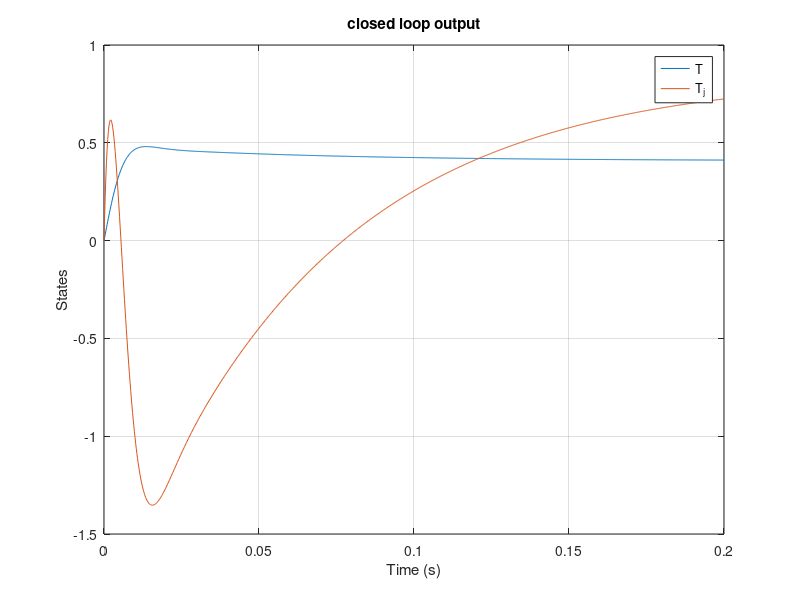
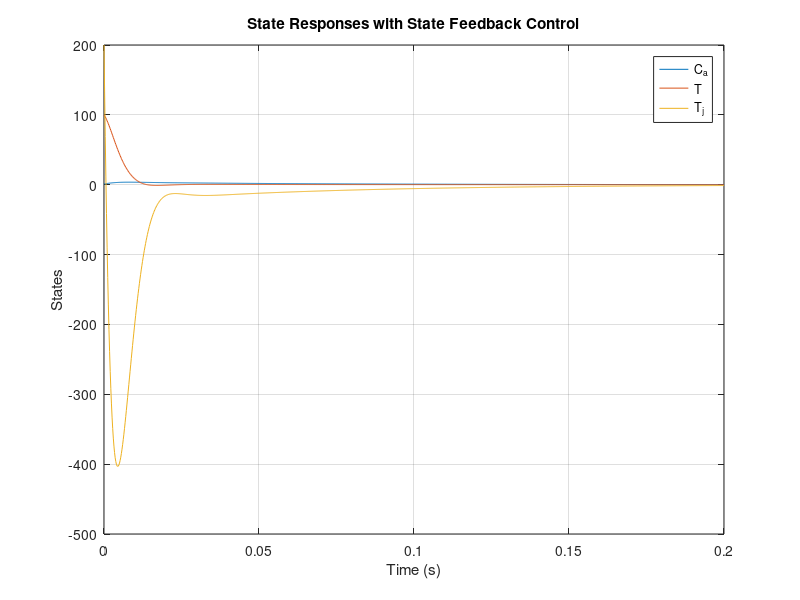

Write MATLAB code to recreate these figures, in order.
clc
clear
clear all
clf
close
close all


A = [-1.7, -0.25, 0; 23, -30, 20; 0, -940, -250];
B = [10, 0; -82, 0; 0, -670];
C = [0, 1, 0; 0, 0, 1];
D = 0;
x_0 = [1; 100; 200];

%design the semi-positive definite Q and the positive definite R
H = [1.7, 0, 0; 0, 1.7, 0];
Q = H'*H;
eig_q = eig(Q);
R = [1, 0; 0, 0.1];
eig_r = eig(R);

%A,B,H controllable and observable, guarantee the system stable 
Controllability = cat(2, B, A*B, A*A*B);
rank(Controllability)
Observability = cat(1, H, H*A, H*A*A);
rank(Observability)

% get the K, with ARE
gamma = cat(1, cat(2, A, -(B*inv(R))*B'), cat(2, -Q, -A'));

[v, d] = eig(gamma);
temp = cat(2, v(:, 1), v(:, 2), v(:, 3));
nu = cat(1, temp(1, :), temp(2, :), temp(3, :));
mu = cat(1, temp(4, :), temp(5, :), temp(6, :));

P = mu*inv(nu);
K = real(inv(R)*B'*P);


runningtime = 0.2;
% Simulate the closed-loop response with initial condition x0
sys_cl = ss(A-B*K, B, C, 0);

t = linspace(0, runningtime, 1000);  % Simulation time
u = -1*ones(size(t));

[y, t_out, x] = lsim(sys_cl, [u;u], t);
y_tmax = max(y(:, 1));
y_t1max = max(y(:, 2));
y_t = y(1000, 1);
y_t1 = y(1000, 2);

% Plot response
figure;
% plot(t, initial_response);
plot(t_out, y);
xlabel('Time (s)');
ylabel('States');
% legend('C_a', 'T', 'T_j');
legend('T', 'T_j');
title('closed loop output')
grid on;

% Display the overshoot
overshoot = ((y_tmax - y_t)/y_t + (y_t1max- y_t1)/y_t1)/2
% Display the setting time
settime1 = 0;
settime12 = 0;
settime2 = 0;
settime22 = 0;
for n = 1:1000
    if y(n, 1) > (y_t*0.02)
        settime1 = n;
        break;
    end
end
for n = 1:1000
    if y(n, 1) > (y_t*0.98)
        settime12 = n;
        break;
    end
end
for n = 1:1000
    if y(n, 2) >= (y_t1*0.02)
        settime2 = n;
        break;
    end
end
for n = 1:1000
    if y(n, 2) >= (y_t1*0.98)
        settime22 = n - settime2;
        break;
    end
end
settime = (settime22 - settime2 + settime12 - settime1)/2*(runningtime/1000)

% Display the eigenvalues of closed-loop system
closed_loop_poles = eig(A - B * K);
disp('Closed-loop poles:');
disp(closed_loop_poles);


% state response
sys_cl = ss(A - B * K, zeros(3,2), eye(3), zeros(3,2));

% Simulate response to initial condition
t = linspace(0, runningtime, 1000);  % Simulation time
u = -1*ones(size(t));

initial_response = initial(sys_cl, x_0, t);
% Plot response
figure;
plot(t, initial_response);
xlabel('Time (s)');
ylabel('States');
legend('C_a', 'T', 'T_j');
title('State Responses with State Feedback Control');
grid on;
